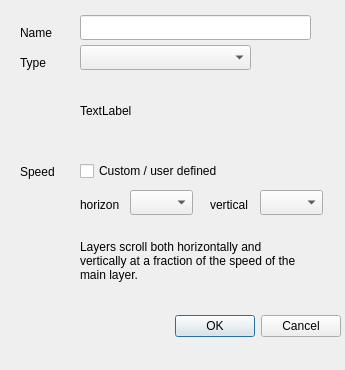
<?xml version="1.0" encoding="UTF-8"?>
<ui version="4.0">
 <class>CDlgLayer</class>
 <widget class="QDialog" name="CDlgLayer">
  <property name="geometry">
   <rect>
    <x>0</x>
    <y>0</y>
    <width>345</width>
    <height>370</height>
   </rect>
  </property>
  <property name="minimumSize">
   <size>
    <width>345</width>
    <height>370</height>
   </size>
  </property>
  <property name="maximumSize">
   <size>
    <width>345</width>
    <height>370</height>
   </size>
  </property>
  <property name="windowTitle">
   <string>Dialog</string>
  </property>
  <widget class="QDialogButtonBox" name="buttonBox">
   <property name="geometry">
    <rect>
     <x>0</x>
     <y>310</y>
     <width>341</width>
     <height>32</height>
    </rect>
   </property>
   <property name="orientation">
    <enum>Qt::Horizontal</enum>
   </property>
   <property name="standardButtons">
    <set>QDialogButtonBox::Cancel|QDialogButtonBox::Ok</set>
   </property>
  </widget>
  <widget class="QLineEdit" name="eName">
   <property name="geometry">
    <rect>
     <x>80</x>
     <y>15</y>
     <width>231</width>
     <height>25</height>
    </rect>
   </property>
  </widget>
  <widget class="QLabel" name="label">
   <property name="geometry">
    <rect>
     <x>20</x>
     <y>25</y>
     <width>52</width>
     <height>15</height>
    </rect>
   </property>
   <property name="text">
    <string>Name</string>
   </property>
  </widget>
  <widget class="QComboBox" name="cbType">
   <property name="geometry">
    <rect>
     <x>80</x>
     <y>45</y>
     <width>171</width>
     <height>25</height>
    </rect>
   </property>
  </widget>
  <widget class="QLabel" name="label_2">
   <property name="geometry">
    <rect>
     <x>20</x>
     <y>55</y>
     <width>52</width>
     <height>15</height>
    </rect>
   </property>
   <property name="text">
    <string>Type</string>
   </property>
  </widget>
  <widget class="QComboBox" name="cbHSpeed">
   <property name="geometry">
    <rect>
     <x>130</x>
     <y>190</y>
     <width>63</width>
     <height>25</height>
    </rect>
   </property>
  </widget>
  <widget class="QComboBox" name="cbVSpeed">
   <property name="geometry">
    <rect>
     <x>260</x>
     <y>190</y>
     <width>63</width>
     <height>25</height>
    </rect>
   </property>
  </widget>
  <widget class="QLabel" name="label_3">
   <property name="geometry">
    <rect>
     <x>20</x>
     <y>164</y>
     <width>52</width>
     <height>15</height>
    </rect>
   </property>
   <property name="text">
    <string>Speed</string>
   </property>
  </widget>
  <widget class="QLabel" name="label_4">
   <property name="geometry">
    <rect>
     <x>80</x>
     <y>197</y>
     <width>52</width>
     <height>15</height>
    </rect>
   </property>
   <property name="text">
    <string>horizon</string>
   </property>
  </widget>
  <widget class="QLabel" name="label_5">
   <property name="geometry">
    <rect>
     <x>210</x>
     <y>197</y>
     <width>41</width>
     <height>16</height>
    </rect>
   </property>
   <property name="text">
    <string>vertical</string>
   </property>
  </widget>
  <widget class="QLabel" name="sType">
   <property name="geometry">
    <rect>
     <x>80</x>
     <y>80</y>
     <width>241</width>
     <height>61</height>
    </rect>
   </property>
   <property name="text">
    <string>TextLabel</string>
   </property>
   <property name="wordWrap">
    <bool>true</bool>
   </property>
  </widget>
  <widget class="QLabel" name="label_6">
   <property name="geometry">
    <rect>
     <x>80</x>
     <y>230</y>
     <width>231</width>
     <height>61</height>
    </rect>
   </property>
   <property name="text">
    <string>Layers scroll both horizontally and vertically at a fraction of the speed of the main layer.</string>
   </property>
   <property name="wordWrap">
    <bool>true</bool>
   </property>
  </widget>
  <widget class="QCheckBox" name="cCustom">
   <property name="geometry">
    <rect>
     <x>80</x>
     <y>160</y>
     <width>191</width>
     <height>22</height>
    </rect>
   </property>
   <property name="text">
    <string>Custom / user defined</string>
   </property>
  </widget>
 </widget>
 <tabstops>
  <tabstop>eName</tabstop>
  <tabstop>cbType</tabstop>
  <tabstop>cbHSpeed</tabstop>
  <tabstop>cbVSpeed</tabstop>
  <tabstop>buttonBox</tabstop>
 </tabstops>
 <resources/>
 <connections>
  <connection>
   <sender>buttonBox</sender>
   <signal>accepted()</signal>
   <receiver>CDlgLayer</receiver>
   <slot>accept()</slot>
   <hints>
    <hint type="sourcelabel">
     <x>248</x>
     <y>254</y>
    </hint>
    <hint type="destinationlabel">
     <x>157</x>
     <y>274</y>
    </hint>
   </hints>
  </connection>
  <connection>
   <sender>buttonBox</sender>
   <signal>rejected()</signal>
   <receiver>CDlgLayer</receiver>
   <slot>reject()</slot>
   <hints>
    <hint type="sourcelabel">
     <x>316</x>
     <y>260</y>
    </hint>
    <hint type="destinationlabel">
     <x>286</x>
     <y>274</y>
    </hint>
   </hints>
  </connection>
 </connections>
</ui>
